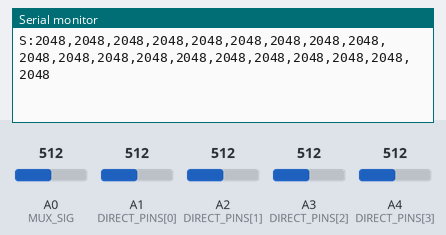
Simulated run of this sketch. Board: Arduino Zero (SAMD21). Shown: the last lines printed to the serial monitor. The test bench sets the inputs (shaded band); at power-on: A0 (MUX_SIG) = 512, A1 (DIRECT_PINS[0]) = 512, A2 (DIRECT_PINS[1]) = 512, A3 (DIRECT_PINS[2]) = 512, A4 (DIRECT_PINS[3]) = 512 (analog values on the 0–1023 scale).

Above: at 1.2 s.
1.3 s: A0 (MUX_SIG) set to 265
At 2.4 s:
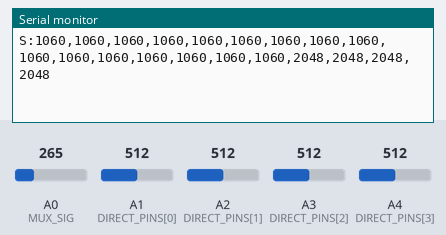
4.3 s: A0 (MUX_SIG) set to 232
At 5.1 s:
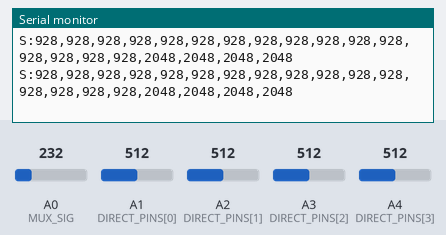
Timing chart, 0 to 7.3 s (numbered marks = the images above; inputs shaded):
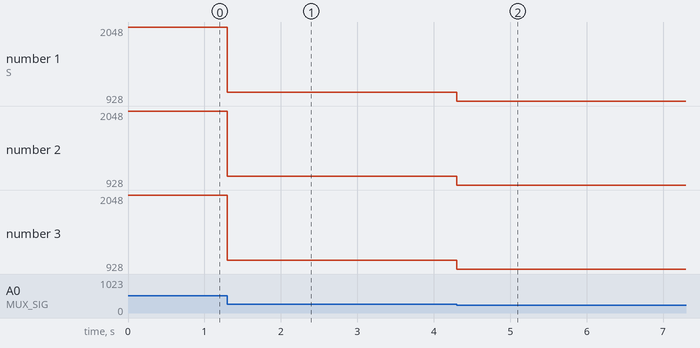

The sketch:

piezo_tap.ino
```cpp
const int MUX_SIG = A0;
const int MUX_S0  = 2;
const int MUX_S1  = 3;
const int MUX_S2  = 4;
const int MUX_S3  = 5;

const int DIRECT_PINS[] = { A1, A2, A3, A4 };
const int NUM_MUX    = 16;
const int NUM_DIRECT = 4;
const int NUM_SENSORS = NUM_MUX + NUM_DIRECT;

void setup() {
  Serial.begin(115200);
  analogReadResolution(12);
  pinMode(MUX_S0, OUTPUT);
  pinMode(MUX_S1, OUTPUT);
  pinMode(MUX_S2, OUTPUT);
  pinMode(MUX_S3, OUTPUT);
}

void setMuxChannel(int ch) {
  digitalWrite(MUX_S0, (ch >> 0) & 1);
  digitalWrite(MUX_S1, (ch >> 1) & 1);
  digitalWrite(MUX_S2, (ch >> 2) & 1);
  digitalWrite(MUX_S3, (ch >> 3) & 1);
  delayMicroseconds(10);
}

void loop() {
  Serial.print("S:");

  for (int i = 0; i < NUM_MUX; i++) {
    setMuxChannel(i);
    int val = analogRead(MUX_SIG);
    Serial.print(val);
    Serial.print(',');
  }

  for (int i = 0; i < NUM_DIRECT; i++) {
    int val = analogRead(DIRECT_PINS[i]);
    Serial.print(val);
    if (i < NUM_DIRECT - 1) Serial.print(',');
  }

  Serial.println();
}
```

Measured:
- after the input at 1.3 s, the serial monitor: prints a new line at once (image 1)
- after the input at 4.3 s, the serial monitor: prints a new line at once (image 2)
- plotted number 1: 2048 → 1060 after the input at 1.3 s, 1060 → 928 after the input at 4.3 s
- plotted number 2: 2048 → 1060 after the input at 1.3 s, 1060 → 928 after the input at 4.3 s
- plotted number 3: 2048 → 1060 after the input at 1.3 s, 1060 → 928 after the input at 4.3 s
